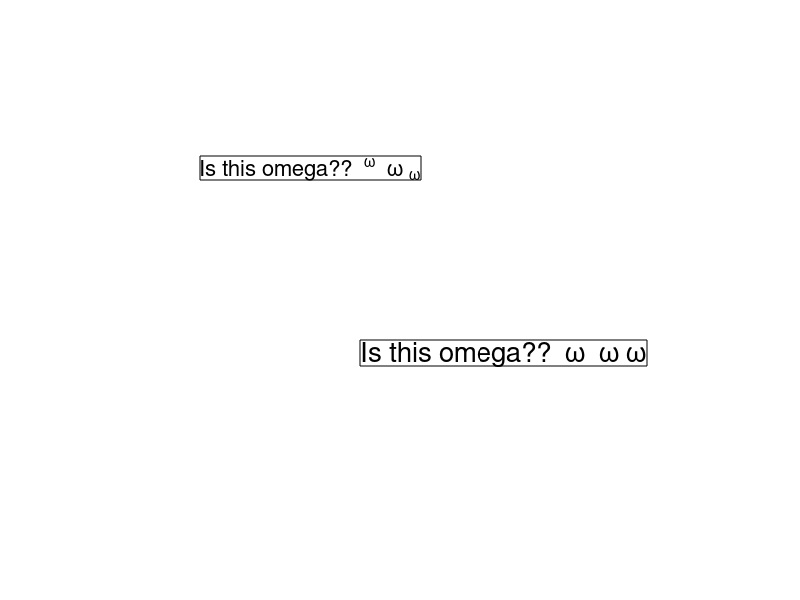

MATLAB code to generate this figure: (Note: this script raises an error after producing the figure.)
%annotation textbox, the dimensions and position are from 0 to 1.  
% [Pos,Pos, Dim,Dim] 
tbox = annotation('textbox',[.45,.39,.15,.15],'String','Is this omega??  \omega  \omega \omega','FontSize',20);
tbox = annotation('textbox',[.25,.70,.30,.15],'String','Is this omega??  ^{\omega}  \omega _{\omega}','FontSize',16);

%saving a plot as a .fig with an .m file to call it
saveas(plot1,'plottt','m');
%or
saveas(gcf(),'plottt','m');  %saving the entire figure
